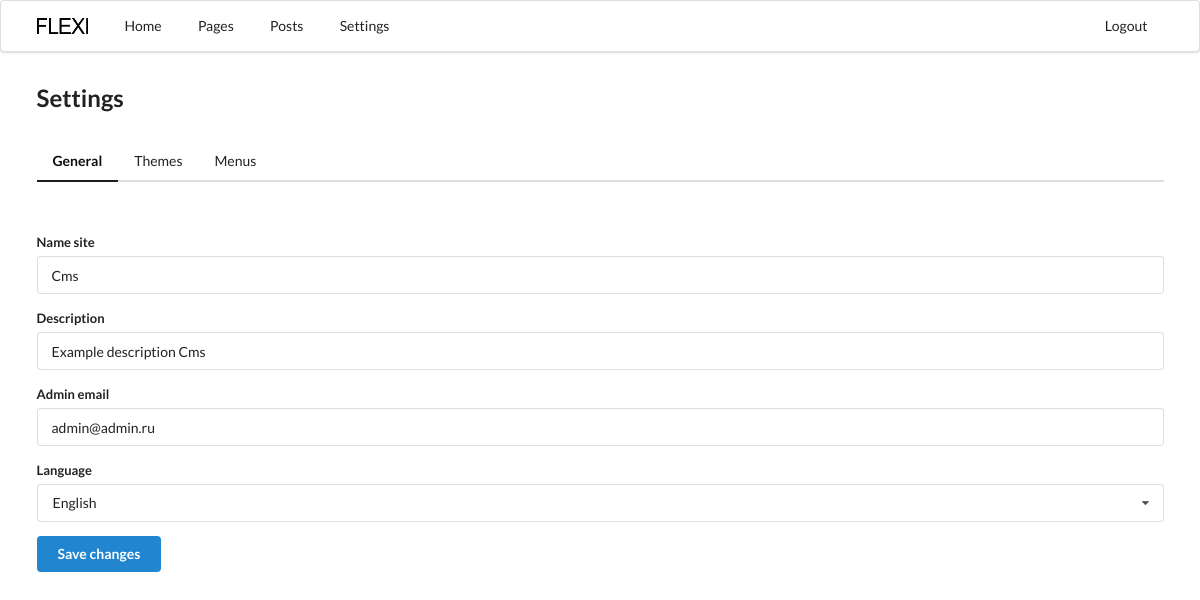
The app's page /admin/settings/general/ (signed in) with its own data.
### tables this page shows
CREATE TABLE IF NOT EXISTS `setting` (
  `id` int(11) NOT NULL,
  `name` varchar(255) NOT NULL,
  `key_field` varchar(100) NOT NULL,
  `value` varchar(255) NOT NULL
);

### engine/Core/Template/View.php (called while the page is built, shortened)
<?php
class View
{
    public $di;
    public function __construct(DI $di)
    {
        $this->di      = $di;
    }
    public function render($template, $data = [])
    {
        $templatePath = $this->getTemplatePath($template, ENV);
        $data['lang'] = $this->di->get('language');
        extract($data);
        try {
            require($templatePath);
        } catch (\Exception $e){
            ob_end_clean();
            throw $e;
        }
    }
    private function getTemplatePath($template, $env = null)
    {
        return path('view') . '/' . $template . '.php';
    }
}

### admin/Controller/SettingController.php (called while the page is built, shortened)
<?php
class SettingController extends AdminController
{
    public function general()
    {
        $this->data['settings']  = $this->model->setting->getSettings();
        $this->data['languages'] = languages();
        $this->view->render('setting/general', $this->data);
    }
}

### engine/Cms.php (called while the page is built, shortened)
<?php
class Cms
{
    private $di;
    public $router;
    public function __construct($di)
    {
        $this->di = $di;
        $this->router = $this->di->get('router');
    }
    public function run()
    {
        try {
            $routerDispatch = $this->router->dispatch(Common::getMethod(), Common::getPathUrl());
            list($class, $action) = explode(':', $routerDispatch->getController(), 2);
            $parameters = $routerDispatch->getParameters();
            call_user_func_array([new $controller($this->di), $action], $parameters);
        }catch (\Exception $e){
            echo $e->getMessage();
            exit;
        }
    }
}

### engine/Bootstrap.php (called while the page is built, shortened)
<?php
require_once __DIR__ . '/Function.php';
try{
    $di = new DI();
    $di->set('model', []);
    $cms = new Cms($di);
    $cms->run();
}catch (\ErrorException $e) {
    echo $e->getMessage();
}

### admin/index.php (called while the page is built, shortened)
<?php
require_once '../engine/Bootstrap.php';

### engine/Core/Database/Connection.php (called while the page is built, shortened)
<?php
	class Connection
	{
		private $link;
		private function connect()
		{
			$config = require_once 'config.php';
			$dsn = 'mysql:host=' .$config['host'] .';dbname=' .$config['db_name'] .';charset=' .$config['charset'];
			$this->link = new PDO($dsn, $config['username'], $config['password']);
			return $this;
		}
	public function query($sql, $values = [], $statement = PDO::FETCH_OBJ)
	{
		$sth = $this->link->prepare($sql);
		$sth->execute($values);
		$result = $sth->fetchAll($statement);
		return $result;
	}
}

### engine/Core/Database/config.php (called while the page is built)
<?php
return [
    'host' => 'localhost',
    'db_name' => 'ownEngine',
    'username' => 'root',
    'password' => '',
    'charset' => 'utf8'
];

### admin/Model/Setting/SettingRepository.php (called while the page is built, shortened)
<?php
class SettingRepository extends Model
{
    public function getSettings()
    {
        $sql = $this->queryBuilder->select()
            ->from('setting')
            ->orderBy('id', 'ASC')
            ->sql();
        return $this->db->query($sql);
    }
}

### engine/Controller.php (called while the page is built, shortened)
<?php
abstract class Controller
{
    protected $di;
    public function __construct(DI $di)
    {
        $this->di      = $di;
    }
    public function __get($key)
    {
        return $this->di->get($key);
    }
}

### engine/DI/DI.php (called while the page is built, shortened)
<?php
class DI
{
    private $container = [];
    public function set($key, $value)
    {
        $this->container[$key] = $value;
        return $this;
    }
    public function get($key)
    {
        return $this->has($key);
    }
    public function has($key)
    {
        return isset($this->container[$key]) ? $this->container[$key] : null;
    }
}

### engine/Model.php (called while the page is built, shortened)
<?php
abstract class Model
{
    public function __construct(DI $di)
    {
        $this->di      = $di;
        $this->db      = $this->di->get('db');
        $this->queryBuilder = new QueryBuilder();
    }
}

### engine/Core/Database/QueryBuilder.php (called while the page is built, shortened)
<?php
class QueryBuilder
{
    protected $sql = [];
    public function select($fields = '*')
    {
        $this->sql['select'] = "SELECT {$fields} ";
        return $this;
    }
    public function from($table)
    {
        $this->sql['from'] = "FROM {$table} ";
        return $this;
    }
    public function orderBy($field, $order)
    {
        $this->sql['order_by'] = "ORDER BY {$field} {$order}";
        return $this;
    }
    public function sql()
    {
        $sql = '';
        if(!empty($this->sql)) {
            foreach ($this->sql as $key => $value) {
                if ($key == 'where') {
                    $sql .= ' WHERE ';
                    foreach ($value as $where) {
                        $sql .= $where;
                        if (count($value) > 1 and next($value)) {
                            $sql .= ' AND ';
                        }
                    }
                } else {
                    $sql .= $value;
                }
            }
        }
        return $sql;
    }
    public function reset()
    {
        $this->sql    = [];
    }
}

### engine/Function.php (called while the page is built, shortened)
<?php
function path($section)
{
    $pathMask = ROOT_DIR . DS . '%s';
    switch (strtolower($section))
    {
        case 'config':
            return sprintf($pathMask, 'Config');
        case 'view':
            return sprintf($pathMask, 'View');
        case 'language':
            return sprintf($pathMask, 'Language');
    }
}
function languages()
{
    $directory = path('language');
    $list      = scandir($directory);
    $languages = [];
    if (!empty($list)) {
        unset($list[0]);
        unset($list[1]);
        foreach ($list as $dir) {
            $pathLangDir = $directory . DS . $dir;
            $pathConfig  = $pathLangDir . '/config.json';
            if (is_dir($pathLangDir) and is_file($pathConfig)) {
                $config = file_get_contents($pathConfig);
                $info   = json_decode($config);
                $languages[] = $info;
            }
        }
    }
    return $languages;
}

### admin/View/setting/general.php (the view, shortened to what this page needs)
<main>
    <div class="ui container">
        <div class="ui grid">
            <div class="sixteen wide column">
                <div class="col page-title">
                    <h2 class="ui header">
                        Settings
                    </h2>
                </div>
            </div>
        </div>
        <div class="ui grid">
            <div class="sixteen wide column">
                <div class="setting-tabs">
                </div>
            </div>
        </div>
        <div class="ui grid">
            <div class="sixteen wide column">
                <form id="settingForm" class="ui form">
                    <?php foreach($settings as $setting):?>
                        <?php if($setting->key_field == 'language'): ?>
                            <div class="field">
                                <label>
                                    <?= $setting->name ?>
                                </label>
                                <select name="<?= $setting->key_field ?>" class="ui search dropdown">
                                    <?php foreach($languages as $language): ?>
                                        <option value="<?= $language->info->key ?>">
                                            <?= $language->info->title ?>
                                        </option>
                                    <?php endforeach; ?>
                                </select>
                            </div>
                        <?php else: ?>
                            <div class="field">
                                <label>
                                    <?= $setting->name ?>
                                </label>
                                <input type="text" name="<?= $setting->key_field ?>" value="<?= $setting->value ?>">
                            </div>
                        <?php endif; ?>
                    <?php endforeach; ?>
                    <button type="submit" class="ui primary button" onclick="setting.update(this); return false;">
                        Save changes
                    </button>
                </form>
            </div>
        </div>
    </div>
</main>

### admin/Assets/css/dashboard.css (style rules this page uses)
.page-title { padding-top: 2.5rem; }
.setting-tabs { padding-bottom: 22px; }

### records on screen
setting: name "Name site", name_site "Cms"
setting: name "Description", description "Example description Cms"
setting: name "Admin email", value "admin@admin.ru"
setting: name "Language", title "English"

### other values on screen
$lang->dashboardMenu[$key] "Home"
$lang->dashboardMenu[$key] "Pages"
$lang->dashboardMenu[$key] "Posts"
$lang->dashboardMenu[$key] "Settings"
